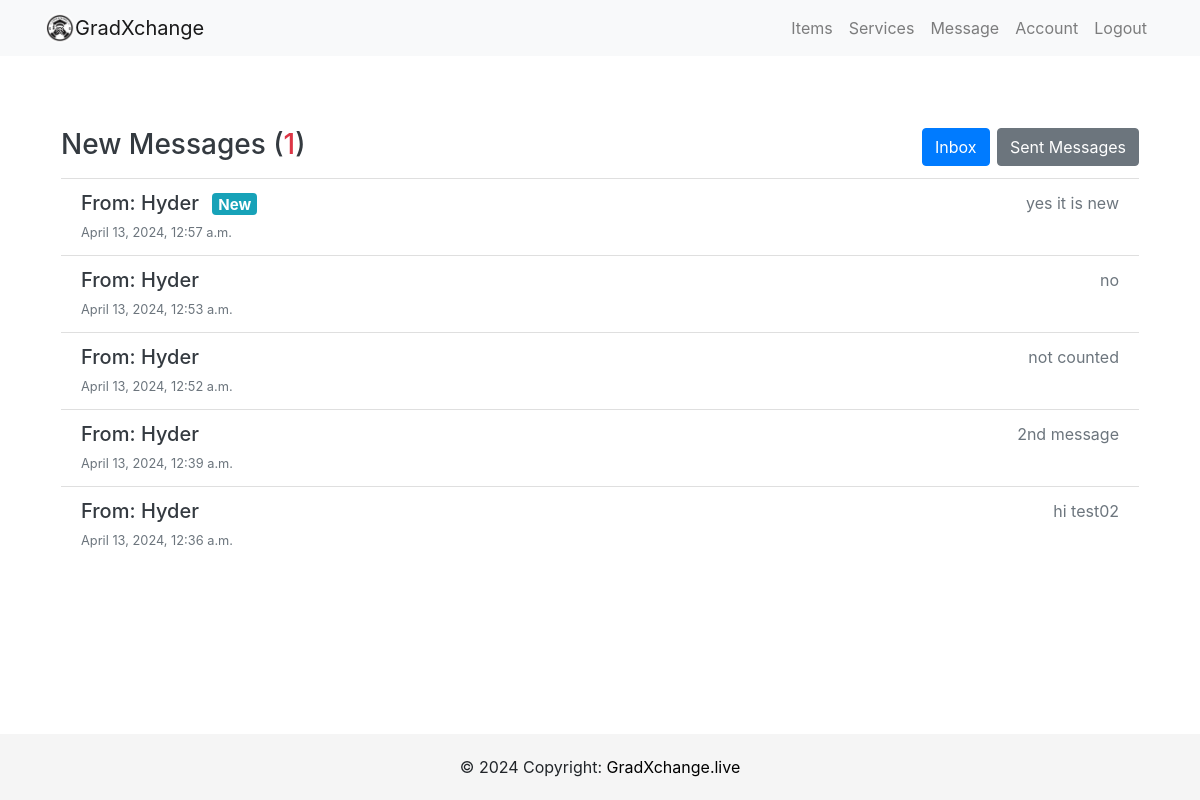
Before: /inbox/ (signed in) with the older database file.
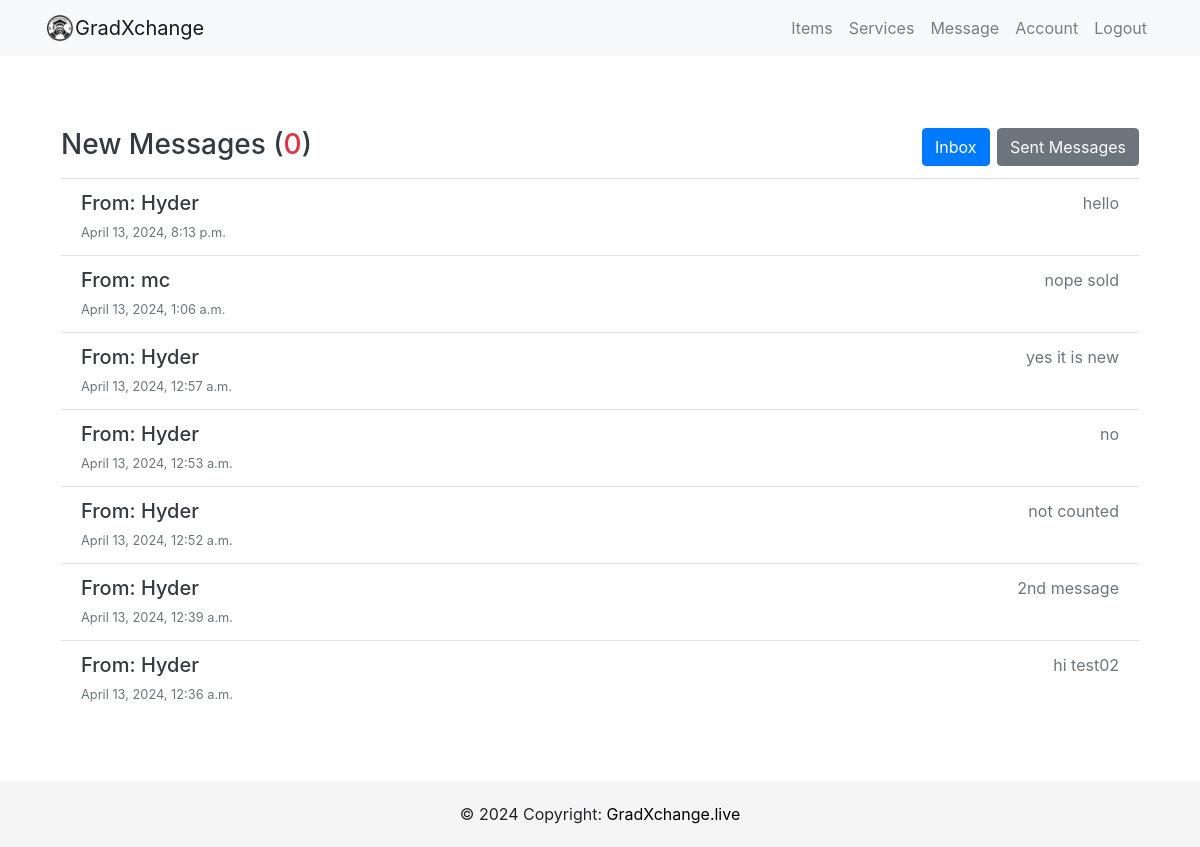
After: the same page with the newer database file.
### users/models.py (models this page shows, shortened)
class Message(models.Model):
    sender = models.ForeignKey(Profile, on_delete=models.SET_NULL, null=True, blank=True)
    recipient = models.ForeignKey(Profile, on_delete=models.SET_NULL, null=True, blank=True, related_name="messages")
    name = models.CharField(max_length=200, null=True, blank=True)
    email = models.EmailField(max_length=200, null=True, blank=True)
    subject = models.CharField(max_length=200, null=True, blank=True)
    body = models.TextField()
    is_read = models.BooleanField(default=False, null=True)
    created = models.DateTimeField(auto_now_add=True)
    id = models.UUIDField(default=uuid.uuid4,unique=True,primary_key=True, editable=False)
    class Meta:
        ordering = ['is_read', '-created']

class Profile(models.Model):
    user = models.OneToOneField(User, on_delete=models.CASCADE)
    image = models.ImageField(default='profilepic.jpg', upload_to='profile_picture')
    location =models.CharField(max_length=100)
    about_me = models.CharField(max_length=200, null=True, blank=True)
    phone_regex = RegexValidator(
        regex=r'^\+?60?\d{9,10}$',
        message="Phone number must be entered in the format: '+60123456789'. With country code +60 and up to 10 digits allowed."
    )
    phone = models.CharField(validators=[phone_regex], max_length=17, blank=True)  # Optional: adjust max_length as needed
    whatsapp_regex = RegexValidator(
        regex=r'^\+?60?\d{9,10}$',
        message="Whatsapp number must be entered in the format: '+60123456789'. With country code +60 and up to 10 digits allowed."
    )
    whatsapp = models.CharField(validators=[whatsapp_regex], max_length=17, blank=True)
    def __str__(self):
        return self.user.username

### users/views.py (the view)
# urls.py: path('inbox/', user_views.inbox, name='inbox'),
@login_required
def inbox(request):
    request.session['last_page'] = 'inbox'
    profile = request.user.profile
    messageRequests = Message.objects.filter(recipient=profile)
    unreadCount = messageRequests.filter(is_read=False).count()
    context = {
        'messageRequests': messageRequests,
        'unreadCount': unreadCount
    }
    return render(request, 'users/inbox.html', context)

### users/templates/users/inbox.html
{% extends 'users/base.html' %}
{% block body %}
<div class="container">
    <div class="inbox my-5 p-3">
        <div class="content-box bg-white rounded shadow-sm">
            <h3 class="inbox__title text-dark py-2">
                New Messages (<span class="text-danger">{{ unreadCount }}</span>)
                <div class="float-right">
                    <a href="{% url 'inbox' %}" class="btn btn-primary">Inbox</a>
                    <a href="{% url 'sent_messages' %}" class="btn btn-secondary">Sent Messages</a>
                </div>
            </h3>
            <ul class="list-group list-group-flush">
                {% for message in messageRequests %}
                <li class="list-group-item list-group-item-action flex-column align-items-start">
                    <a href="{% url 'message' message.id %}"
                        class="d-flex w-100 justify-content-between text-decoration-none text-dark">
                        <div>
                            <h5 class="mb-1 message__author">
                                From: {{message.sender}}
                                {% if not message.is_read %}
                                <span class="ml-2 badge badge-info">New</span>
                                {% endif %}
                            </h5>
                            <small class="message__date text-muted">{{ message.created }}</small>
                        </div>
                        <div class="text-right">
                            <p class="mb-1 message__subject text-muted">
                                {% if message.subject %}
                                {{ message.subject|truncatechars:40 }}
                                {% else %}
                                {{ message.body|truncatechars:40 }}
                                {% endif %}
                            </p>
                        </div>
                    </a>
                </li>
                {% endfor %}
            </ul>
        </div>
    </div>
</div>
{% endblock %}

Changed rows visible on the page:
added Message: sender "Hyder", created "April 13, 2024, 8:13 p.m.", body "hello"
added Message: sender "mc", created "April 13, 2024, 1:06 a.m.", body "nope sold"
changed Message "yes it is new": no longer shows "New"
Other visible differences:
{{ unreadCount }}: "1" → "0"
